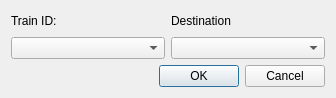
<?xml version="1.0" encoding="UTF-8"?>
<ui version="4.0">
 <class>Schedule_Dialog</class>
 <widget class="QDialog" name="Schedule_Dialog">
  <property name="geometry">
   <rect>
    <x>0</x>
    <y>0</y>
    <width>336</width>
    <height>98</height>
   </rect>
  </property>
  <property name="windowTitle">
   <string>Dialog</string>
  </property>
  <layout class="QVBoxLayout" name="verticalLayout_3">
   <item>
    <layout class="QHBoxLayout" name="horizontalLayout">
     <item>
      <layout class="QVBoxLayout" name="verticalLayout">
       <item>
        <widget class="QLabel" name="label">
         <property name="text">
          <string>Train ID:</string>
         </property>
        </widget>
       </item>
       <item>
        <widget class="QComboBox" name="trainSelection"/>
       </item>
      </layout>
     </item>
     <item>
      <layout class="QVBoxLayout" name="verticalLayout_2">
       <item>
        <widget class="QLabel" name="label_2">
         <property name="text">
          <string>Destination</string>
         </property>
        </widget>
       </item>
       <item>
        <widget class="QComboBox" name="comboBox"/>
       </item>
      </layout>
     </item>
    </layout>
   </item>
   <item>
    <widget class="QDialogButtonBox" name="buttonBox">
     <property name="orientation">
      <enum>Qt::Horizontal</enum>
     </property>
     <property name="standardButtons">
      <set>QDialogButtonBox::Cancel|QDialogButtonBox::Ok</set>
     </property>
    </widget>
   </item>
  </layout>
 </widget>
 <resources/>
 <connections>
  <connection>
   <sender>buttonBox</sender>
   <signal>accepted()</signal>
   <receiver>Schedule_Dialog</receiver>
   <slot>accept()</slot>
   <hints>
    <hint type="sourcelabel">
     <x>167</x>
     <y>77</y>
    </hint>
    <hint type="destinationlabel">
     <x>167</x>
     <y>48</y>
    </hint>
   </hints>
  </connection>
  <connection>
   <sender>buttonBox</sender>
   <signal>rejected()</signal>
   <receiver>Schedule_Dialog</receiver>
   <slot>reject()</slot>
   <hints>
    <hint type="sourcelabel">
     <x>167</x>
     <y>77</y>
    </hint>
    <hint type="destinationlabel">
     <x>167</x>
     <y>48</y>
    </hint>
   </hints>
  </connection>
 </connections>
</ui>
